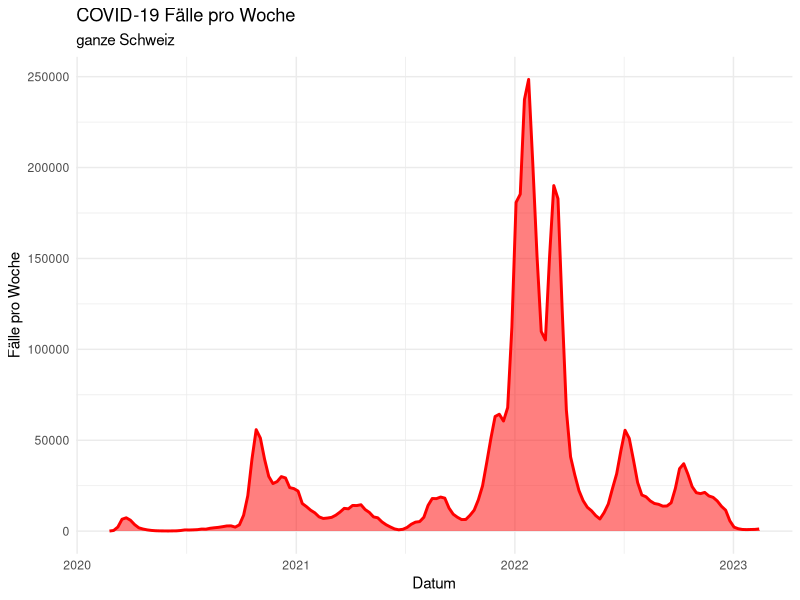
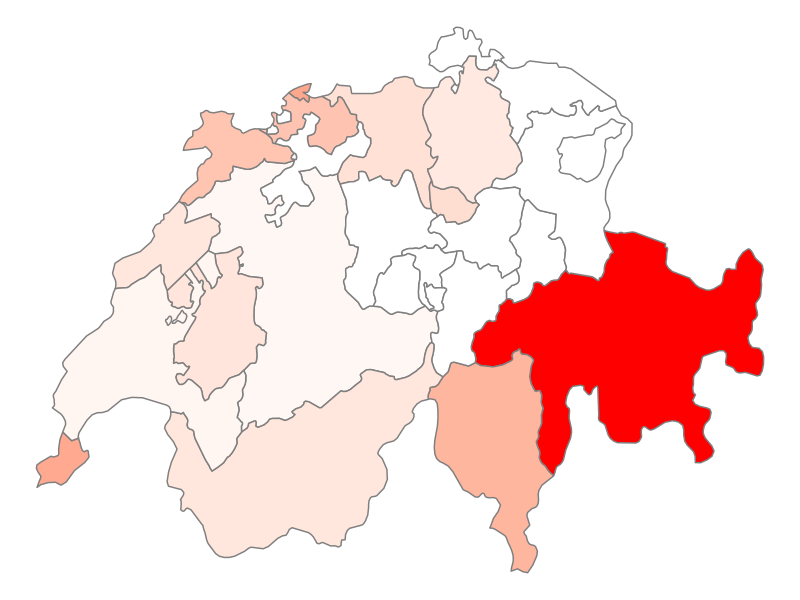

R code for these plots, in order:
## ---- chunk 1
knitr::opts_chunk$set(comment = NA, 
                      fig.align = 'center',
                      echo = TRUE, 
                      eval = FALSE, 
                      warning = FALSE,
                      message = FALSE)

options(digits = 3)

library(tidyverse)
covid <- read_csv("data/covid.csv")
## ---- chunk 2
library(tidyverse)
covid <- read_csv("data/covid.csv")
kantone <- read_csv("data/kantone.csv")
## ---- chunk 3

covid %>% 
  group_by(region, datum) %>% 
  summarise(anzahl = sum(anzahl), 
            summe = sum(summe), 
            population = sum(population, na.rm = TRUE)) %>% 
  filter(region == "CH") %>% 
  ggplot(aes(x = datum, y = anzahl)) +
  geom_area(fill = "#ff0000", alpha = 0.5) +
  geom_line(color = "#ff0000", linewidth = 1) +
  labs(title = "COVID-19 Fälle pro Woche", subtitle = "ganze Schweiz") +
  xlab("Datum") +
  ylab("Fälle pro Woche") +
  theme_minimal()

## ---- chunk 4
covid_first_week <- covid %>% 
  group_by(region, datum) %>% 
  summarise(anzahl = sum(anzahl), 
            summe = sum(summe), 
            population = sum(population, na.rm = TRUE)) %>% 
  mutate(anzahl_pro_kopf = anzahl / population,
         summe_pro_kopf = summe / population) %>% 
  filter(datum == min(datum)) %>% 
  select(region, summe_pro_kopf)

kantone %>%
  left_join(covid_first_week, by = c("kurz" = "region")) %>% 
  ggplot(aes(x = x, y = y, group = kanton_id, fill = summe_pro_kopf)) +
  geom_polygon(col = "grey50") +
  theme_void() +
  theme(legend.position = "none") +
  scale_fill_gradient(low = "white", high = "red")


